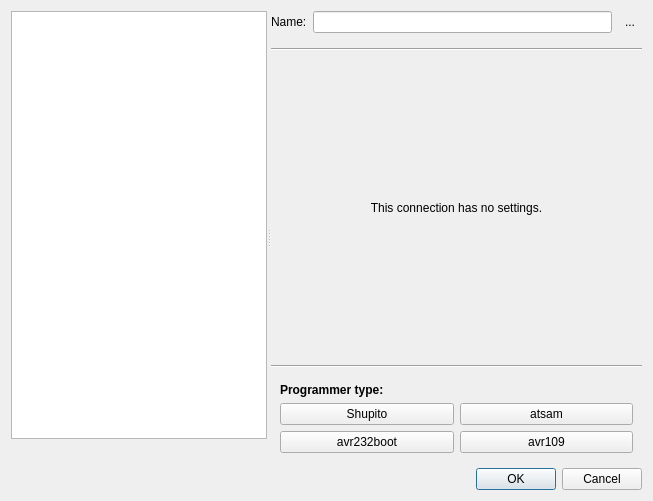
<?xml version="1.0" encoding="UTF-8"?>
<ui version="4.0">
 <class>ChooseConnectionDlg</class>
 <widget class="QDialog" name="ChooseConnectionDlg">
  <property name="windowModality">
   <enum>Qt::WindowModal</enum>
  </property>
  <property name="geometry">
   <rect>
    <x>0</x>
    <y>0</y>
    <width>653</width>
    <height>501</height>
   </rect>
  </property>
  <property name="windowTitle">
   <string>Choose a connection</string>
  </property>
  <property name="modal">
   <bool>true</bool>
  </property>
  <layout class="QVBoxLayout" name="verticalLayout_3" stretch="1,0">
   <item>
    <widget class="QSplitter" name="splitter">
     <property name="orientation">
      <enum>Qt::Horizontal</enum>
     </property>
     <property name="childrenCollapsible">
      <bool>false</bool>
     </property>
     <widget class="QWidget" name="widget_2" native="true">
      <property name="sizePolicy">
       <sizepolicy hsizetype="Preferred" vsizetype="Preferred">
        <horstretch>4</horstretch>
        <verstretch>0</verstretch>
       </sizepolicy>
      </property>
      <layout class="QVBoxLayout" name="verticalLayout_2">
       <property name="spacing">
        <number>0</number>
       </property>
       <property name="leftMargin">
        <number>0</number>
       </property>
       <property name="topMargin">
        <number>0</number>
       </property>
       <property name="rightMargin">
        <number>0</number>
       </property>
       <property name="bottomMargin">
        <number>0</number>
       </property>
       <item>
        <widget class="QListWidget" name="connectionsList">
         <property name="sizePolicy">
          <sizepolicy hsizetype="Minimum" vsizetype="Expanding">
           <horstretch>0</horstretch>
           <verstretch>0</verstretch>
          </sizepolicy>
         </property>
         <property name="contextMenuPolicy">
          <enum>Qt::ActionsContextMenu</enum>
         </property>
        </widget>
       </item>
       <item>
        <layout class="QHBoxLayout" name="horizontalLayout">
         <property name="spacing">
          <number>0</number>
         </property>
         <item>
          <widget class="QToolButton" name="createConnectionBtn">
           <property name="icon">
            <iconset resource="../icons.qrc">
             <normaloff>:/icons/list-add</normaloff>:/icons/list-add</iconset>
           </property>
           <property name="popupMode">
            <enum>QToolButton::InstantPopup</enum>
           </property>
           <property name="autoRaise">
            <bool>true</bool>
           </property>
           <property name="arrowType">
            <enum>Qt::NoArrow</enum>
           </property>
          </widget>
         </item>
         <item>
          <widget class="QToolButton" name="removeConnectionBtn">
           <property name="icon">
            <iconset resource="../icons.qrc">
             <normaloff>:/icons/list-remove</normaloff>:/icons/list-remove</iconset>
           </property>
           <property name="autoRaise">
            <bool>true</bool>
           </property>
          </widget>
         </item>
         <item>
          <spacer name="horizontalSpacer">
           <property name="orientation">
            <enum>Qt::Horizontal</enum>
           </property>
           <property name="sizeHint" stdset="0">
            <size>
             <width>40</width>
             <height>20</height>
            </size>
           </property>
          </spacer>
         </item>
        </layout>
       </item>
      </layout>
     </widget>
     <widget class="QWidget" name="widget_3" native="true">
      <property name="sizePolicy">
       <sizepolicy hsizetype="Preferred" vsizetype="Preferred">
        <horstretch>7</horstretch>
        <verstretch>0</verstretch>
       </sizepolicy>
      </property>
      <layout class="QVBoxLayout" name="verticalLayout">
       <item>
        <layout class="QHBoxLayout" name="horizontalLayout_6">
         <property name="bottomMargin">
          <number>9</number>
         </property>
         <item>
          <widget class="QLabel" name="label_4">
           <property name="text">
            <string>Name:</string>
           </property>
          </widget>
         </item>
         <item>
          <widget class="QLineEdit" name="connectionNameEdit"/>
         </item>
         <item>
          <widget class="QToolButton" name="persistNameButton">
           <property name="toolTip">
            <string>Store on the device</string>
           </property>
           <property name="text">
            <string>...</string>
           </property>
           <property name="icon">
            <iconset resource="../icons.qrc">
             <normaloff>:/icons/arrow-up</normaloff>:/icons/arrow-up</iconset>
           </property>
           <property name="autoRaise">
            <bool>true</bool>
           </property>
          </widget>
         </item>
        </layout>
       </item>
       <item>
        <widget class="Line" name="line">
         <property name="orientation">
          <enum>Qt::Horizontal</enum>
         </property>
        </widget>
       </item>
       <item>
        <widget class="QStackedWidget" name="settingsStack">
         <property name="sizePolicy">
          <sizepolicy hsizetype="Preferred" vsizetype="Preferred">
           <horstretch>1</horstretch>
           <verstretch>0</verstretch>
          </sizepolicy>
         </property>
         <property name="frameShape">
          <enum>QFrame::NoFrame</enum>
         </property>
         <property name="frameShadow">
          <enum>QFrame::Plain</enum>
         </property>
         <property name="currentIndex">
          <number>5</number>
         </property>
         <widget class="QWidget" name="homePage">
          <layout class="QHBoxLayout" name="horizontalLayout_2">
           <item>
            <widget class="QLabel" name="label">
             <property name="text">
              <string>Select a connection to edit its settings.</string>
             </property>
             <property name="alignment">
              <set>Qt::AlignCenter</set>
             </property>
            </widget>
           </item>
          </layout>
         </widget>
         <widget class="QWidget" name="serialPortPage">
          <layout class="QVBoxLayout" name="verticalLayout_6" stretch="0,1">
           <item>
            <layout class="QFormLayout" name="formLayout">
             <item row="0" column="0">
              <widget class="QLabel" name="label_2">
               <property name="text">
                <string>Physical device name:</string>
               </property>
              </widget>
             </item>
             <item row="0" column="1">
              <widget class="QLineEdit" name="spDeviceNameEdit"/>
             </item>
             <item row="1" column="0">
              <widget class="QLabel" name="label_3">
               <property name="text">
                <string>Speed:</string>
               </property>
              </widget>
             </item>
             <item row="1" column="1">
              <widget class="QComboBox" name="spBaudRateEdit">
               <property name="editable">
                <bool>true</bool>
               </property>
               <property name="currentIndex">
                <number>15</number>
               </property>
               <property name="duplicatesEnabled">
                <bool>true</bool>
               </property>
               <item>
                <property name="text">
                 <string>50</string>
                </property>
               </item>
               <item>
                <property name="text">
                 <string>75</string>
                </property>
               </item>
               <item>
                <property name="text">
                 <string>110</string>
                </property>
               </item>
               <item>
                <property name="text">
                 <string>134</string>
                </property>
               </item>
               <item>
                <property name="text">
                 <string>150</string>
                </property>
               </item>
               <item>
                <property name="text">
                 <string>200</string>
                </property>
               </item>
               <item>
                <property name="text">
                 <string>300</string>
                </property>
               </item>
               <item>
                <property name="text">
                 <string>600</string>
                </property>
               </item>
               <item>
                <property name="text">
                 <string>1200</string>
                </property>
               </item>
               <item>
                <property name="text">
                 <string>1800</string>
                </property>
               </item>
               <item>
                <property name="text">
                 <string>2400</string>
                </property>
               </item>
               <item>
                <property name="text">
                 <string>4800</string>
                </property>
               </item>
               <item>
                <property name="text">
                 <string>9600</string>
                </property>
               </item>
               <item>
                <property name="text">
                 <string>14400</string>
                </property>
               </item>
               <item>
                <property name="text">
                 <string>19200</string>
                </property>
               </item>
               <item>
                <property name="text">
                 <string>38400</string>
                </property>
               </item>
               <item>
                <property name="text">
                 <string>56000</string>
                </property>
               </item>
               <item>
                <property name="text">
                 <string>57600</string>
                </property>
               </item>
               <item>
                <property name="text">
                 <string>76800</string>
                </property>
               </item>
               <item>
                <property name="text">
                 <string>115200</string>
                </property>
               </item>
               <item>
                <property name="text">
                 <string>128000</string>
                </property>
               </item>
               <item>
                <property name="text">
                 <string>256000</string>
                </property>
               </item>
              </widget>
             </item>
            </layout>
           </item>
           <item>
            <spacer name="verticalSpacer_4">
             <property name="orientation">
              <enum>Qt::Vertical</enum>
             </property>
             <property name="sizeHint" stdset="0">
              <size>
               <width>20</width>
               <height>40</height>
              </size>
             </property>
            </spacer>
           </item>
          </layout>
         </widget>
         <widget class="QWidget" name="shupito23Page">
          <layout class="QFormLayout" name="formLayout_4">
           <item row="0" column="1">
            <widget class="QLabel" name="shupito23HardwareLabel">
             <property name="text">
              <string>TextLabel</string>
             </property>
            </widget>
           </item>
           <item row="1" column="1">
            <widget class="QWidget" name="widget_8" native="true">
             <layout class="QHBoxLayout" name="horizontalLayout_8">
              <property name="leftMargin">
               <number>0</number>
              </property>
              <property name="topMargin">
               <number>0</number>
              </property>
              <property name="rightMargin">
               <number>0</number>
              </property>
              <property name="bottomMargin">
               <number>0</number>
              </property>
              <item>
               <widget class="QLabel" name="shupito23FirmwareLabel">
                <property name="text">
                 <string>TextLabel</string>
                </property>
               </widget>
              </item>
              <item>
               <spacer name="horizontalSpacer_6">
                <property name="orientation">
                 <enum>Qt::Horizontal</enum>
                </property>
                <property name="sizeHint" stdset="0">
                 <size>
                  <width>40</width>
                  <height>20</height>
                 </size>
                </property>
               </spacer>
              </item>
              <item>
               <widget class="QLabel" name="label_15">
                <property name="text">
                 <string>&lt;html&gt;&lt;head/&gt;&lt;body&gt;&lt;p&gt;&lt;a href=&quot;https://technika.junior.cz/trac/wiki/shupito#shupito23_firmware&quot;&gt;Check for updates&lt;/a&gt;&lt;/p&gt;&lt;/body&gt;&lt;/html&gt;</string>
                </property>
                <property name="textFormat">
                 <enum>Qt::RichText</enum>
                </property>
                <property name="openExternalLinks">
                 <bool>true</bool>
                </property>
               </widget>
              </item>
             </layout>
            </widget>
           </item>
           <item row="0" column="0">
            <widget class="QLabel" name="label_14">
             <property name="text">
              <string>Hardware:</string>
             </property>
            </widget>
           </item>
           <item row="1" column="0">
            <widget class="QLabel" name="label_13">
             <property name="text">
              <string>Firmware:</string>
             </property>
            </widget>
           </item>
          </layout>
         </widget>
         <widget class="QWidget" name="usbAcmConnPage">
          <layout class="QVBoxLayout" name="verticalLayout_5">
           <item>
            <widget class="QWidget" name="widget_6" native="true">
             <property name="sizePolicy">
              <sizepolicy hsizetype="Preferred" vsizetype="Maximum">
               <horstretch>0</horstretch>
               <verstretch>0</verstretch>
              </sizepolicy>
             </property>
             <layout class="QFormLayout" name="formLayout_3">
              <property name="fieldGrowthPolicy">
               <enum>QFormLayout::AllNonFixedFieldsGrow</enum>
              </property>
              <property name="leftMargin">
               <number>0</number>
              </property>
              <property name="topMargin">
               <number>0</number>
              </property>
              <property name="rightMargin">
               <number>0</number>
              </property>
              <property name="bottomMargin">
               <number>0</number>
              </property>
              <item row="0" column="0">
               <widget class="QLabel" name="label_7">
                <property name="text">
                 <string>VID:</string>
                </property>
                <property name="buddy">
                 <cstring>usbVidEdit</cstring>
                </property>
               </widget>
              </item>
              <item row="1" column="0">
               <widget class="QLabel" name="label_9">
                <property name="text">
                 <string>PID:</string>
                </property>
                <property name="buddy">
                 <cstring>usbPidEdit</cstring>
                </property>
               </widget>
              </item>
              <item row="2" column="0">
               <widget class="QLabel" name="label_8">
                <property name="text">
                 <string>S/N:</string>
                </property>
                <property name="buddy">
                 <cstring>usbAcmSnEdit</cstring>
                </property>
               </widget>
              </item>
              <item row="2" column="1">
               <widget class="QLineEdit" name="usbAcmSnEdit"/>
              </item>
              <item row="3" column="0">
               <widget class="QLabel" name="label_11">
                <property name="text">
                 <string>Interface:</string>
                </property>
               </widget>
              </item>
              <item row="3" column="1">
               <widget class="QLineEdit" name="usbIntfNameEdit"/>
              </item>
              <item row="0" column="1">
               <widget class="QWidget" name="widget" native="true">
                <layout class="QHBoxLayout" name="horizontalLayout_4">
                 <property name="leftMargin">
                  <number>0</number>
                 </property>
                 <property name="topMargin">
                  <number>0</number>
                 </property>
                 <property name="rightMargin">
                  <number>0</number>
                 </property>
                 <property name="bottomMargin">
                  <number>0</number>
                 </property>
                 <item>
                  <widget class="QLineEdit" name="usbVidEdit">
                   <property name="sizePolicy">
                    <sizepolicy hsizetype="Preferred" vsizetype="Fixed">
                     <horstretch>0</horstretch>
                     <verstretch>0</verstretch>
                    </sizepolicy>
                   </property>
                   <property name="inputMask">
                    <string notr="true">HHHH</string>
                   </property>
                  </widget>
                 </item>
                 <item>
                  <spacer name="horizontalSpacer_2">
                   <property name="orientation">
                    <enum>Qt::Horizontal</enum>
                   </property>
                   <property name="sizeHint" stdset="0">
                    <size>
                     <width>40</width>
                     <height>20</height>
                    </size>
                   </property>
                  </spacer>
                 </item>
                </layout>
               </widget>
              </item>
              <item row="1" column="1">
               <widget class="QWidget" name="widget_4" native="true">
                <layout class="QHBoxLayout" name="horizontalLayout_5">
                 <property name="leftMargin">
                  <number>0</number>
                 </property>
                 <property name="topMargin">
                  <number>0</number>
                 </property>
                 <property name="rightMargin">
                  <number>0</number>
                 </property>
                 <property name="bottomMargin">
                  <number>0</number>
                 </property>
                 <item>
                  <widget class="QLineEdit" name="usbPidEdit">
                   <property name="sizePolicy">
                    <sizepolicy hsizetype="Preferred" vsizetype="Fixed">
                     <horstretch>0</horstretch>
                     <verstretch>0</verstretch>
                    </sizepolicy>
                   </property>
                   <property name="inputMask">
                    <string notr="true">HHHH</string>
                   </property>
                  </widget>
                 </item>
                 <item>
                  <spacer name="horizontalSpacer_4">
                   <property name="orientation">
                    <enum>Qt::Horizontal</enum>
                   </property>
                   <property name="sizeHint" stdset="0">
                    <size>
                     <width>40</width>
                     <height>20</height>
                    </size>
                   </property>
                  </spacer>
                 </item>
                </layout>
               </widget>
              </item>
              <item row="5" column="0">
               <widget class="QLabel" name="label_10">
                <property name="text">
                 <string>Speed:</string>
                </property>
               </widget>
              </item>
              <item row="5" column="1">
               <widget class="QWidget" name="widget_7" native="true">
                <layout class="QHBoxLayout" name="horizontalLayout_7">
                 <property name="leftMargin">
                  <number>0</number>
                 </property>
                 <property name="topMargin">
                  <number>0</number>
                 </property>
                 <property name="rightMargin">
                  <number>0</number>
                 </property>
                 <property name="bottomMargin">
                  <number>0</number>
                 </property>
                 <item>
                  <widget class="QComboBox" name="usbBaudRateEdit">
                   <property name="sizePolicy">
                    <sizepolicy hsizetype="Preferred" vsizetype="Fixed">
                     <horstretch>0</horstretch>
                     <verstretch>0</verstretch>
                    </sizepolicy>
                   </property>
                   <property name="editable">
                    <bool>true</bool>
                   </property>
                   <property name="currentIndex">
                    <number>17</number>
                   </property>
                   <item>
                    <property name="text">
                     <string>50</string>
                    </property>
                   </item>
                   <item>
                    <property name="text">
                     <string>75</string>
                    </property>
                   </item>
                   <item>
                    <property name="text">
                     <string>110</string>
                    </property>
                   </item>
                   <item>
                    <property name="text">
                     <string>134</string>
                    </property>
                   </item>
                   <item>
                    <property name="text">
                     <string>150</string>
                    </property>
                   </item>
                   <item>
                    <property name="text">
                     <string>300</string>
                    </property>
                   </item>
                   <item>
                    <property name="text">
                     <string>600</string>
                    </property>
                   </item>
                   <item>
                    <property name="text">
                     <string>1200</string>
                    </property>
                   </item>
                   <item>
                    <property name="text">
                     <string>1800</string>
                    </property>
                   </item>
                   <item>
                    <property name="text">
                     <string>2400</string>
                    </property>
                   </item>
                   <item>
                    <property name="text">
                     <string>4800</string>
                    </property>
                   </item>
                   <item>
                    <property name="text">
                     <string>7200</string>
                    </property>
                   </item>
                   <item>
                    <property name="text">
                     <string>9600</string>
                    </property>
                   </item>
                   <item>
                    <property name="text">
                     <string>14400</string>
                    </property>
                   </item>
                   <item>
                    <property name="text">
                     <string>19200</string>
                    </property>
                   </item>
                   <item>
                    <property name="text">
                     <string>38400</string>
                    </property>
                   </item>
                   <item>
                    <property name="text">
                     <string>57600</string>
                    </property>
                   </item>
                   <item>
                    <property name="text">
                     <string>115200</string>
                    </property>
                   </item>
                   <item>
                    <property name="text">
                     <string>128000</string>
                    </property>
                   </item>
                   <item>
                    <property name="text">
                     <string>230400</string>
                    </property>
                   </item>
                   <item>
                    <property name="text">
                     <string>250000</string>
                    </property>
                   </item>
                   <item>
                    <property name="text">
                     <string>256000</string>
                    </property>
                   </item>
                   <item>
                    <property name="text">
                     <string>460800</string>
                    </property>
                   </item>
                   <item>
                    <property name="text">
                     <string>500000</string>
                    </property>
                   </item>
                   <item>
                    <property name="text">
                     <string>512000</string>
                    </property>
                   </item>
                   <item>
                    <property name="text">
                     <string>921600</string>
                    </property>
                   </item>
                   <item>
                    <property name="text">
                     <string>1000000</string>
                    </property>
                   </item>
                   <item>
                    <property name="text">
                     <string>1024000</string>
                    </property>
                   </item>
                   <item>
                    <property name="text">
                     <string>1250000</string>
                    </property>
                   </item>
                   <item>
                    <property name="text">
                     <string>1500000</string>
                    </property>
                   </item>
                   <item>
                    <property name="text">
                     <string>1750000</string>
                    </property>
                   </item>
                   <item>
                    <property name="text">
                     <string>1843200</string>
                    </property>
                   </item>
                   <item>
                    <property name="text">
                     <string>2000000</string>
                    </property>
                   </item>
                   <item>
                    <property name="text">
                     <string>2048000</string>
                    </property>
                   </item>
                   <item>
                    <property name="text">
                     <string>2250000</string>
                    </property>
                   </item>
                   <item>
                    <property name="text">
                     <string>2500000</string>
                    </property>
                   </item>
                   <item>
                    <property name="text">
                     <string>2750000</string>
                    </property>
                   </item>
                   <item>
                    <property name="text">
                     <string>3000000</string>
                    </property>
                   </item>
                   <item>
                    <property name="text">
                     <string>3250000</string>
                    </property>
                   </item>
                   <item>
                    <property name="text">
                     <string>3500000</string>
                    </property>
                   </item>
                   <item>
                    <property name="text">
                     <string>3686400</string>
                    </property>
                   </item>
                   <item>
                    <property name="text">
                     <string>3750000</string>
                    </property>
                   </item>
                   <item>
                    <property name="text">
                     <string>4000000</string>
                    </property>
                   </item>
                  </widget>
                 </item>
                 <item>
                  <spacer name="horizontalSpacer_5">
                   <property name="orientation">
                    <enum>Qt::Horizontal</enum>
                   </property>
                   <property name="sizeHint" stdset="0">
                    <size>
                     <width>40</width>
                     <height>20</height>
                    </size>
                   </property>
                  </spacer>
                 </item>
                </layout>
               </widget>
              </item>
              <item row="4" column="0">
               <spacer name="verticalSpacer_3">
                <property name="orientation">
                 <enum>Qt::Vertical</enum>
                </property>
                <property name="sizeType">
                 <enum>QSizePolicy::Preferred</enum>
                </property>
                <property name="sizeHint" stdset="0">
                 <size>
                  <width>20</width>
                  <height>40</height>
                 </size>
                </property>
               </spacer>
              </item>
              <item row="6" column="0">
               <widget class="QLabel" name="label_16">
                <property name="text">
                 <string>Stop bits:</string>
                </property>
               </widget>
              </item>
              <item row="6" column="1">
               <widget class="QWidget" name="widget_5" native="true">
                <layout class="QHBoxLayout" name="horizontalLayout_9">
                 <property name="leftMargin">
                  <number>0</number>
                 </property>
                 <property name="topMargin">
                  <number>0</number>
                 </property>
                 <property name="rightMargin">
                  <number>0</number>
                 </property>
                 <property name="bottomMargin">
                  <number>0</number>
                 </property>
                 <item>
                  <widget class="QComboBox" name="usbStopBitsCombo">
                   <property name="sizePolicy">
                    <sizepolicy hsizetype="Preferred" vsizetype="Fixed">
                     <horstretch>0</horstretch>
                     <verstretch>0</verstretch>
                    </sizepolicy>
                   </property>
                   <property name="currentIndex">
                    <number>0</number>
                   </property>
                   <item>
                    <property name="text">
                     <string>1</string>
                    </property>
                   </item>
                   <item>
                    <property name="text">
                     <string>1.5</string>
                    </property>
                   </item>
                   <item>
                    <property name="text">
                     <string>2</string>
                    </property>
                   </item>
                  </widget>
                 </item>
                 <item>
                  <spacer name="horizontalSpacer_7">
                   <property name="orientation">
                    <enum>Qt::Horizontal</enum>
                   </property>
                   <property name="sizeHint" stdset="0">
                    <size>
                     <width>510</width>
                     <height>17</height>
                    </size>
                   </property>
                  </spacer>
                 </item>
                </layout>
               </widget>
              </item>
              <item row="7" column="0">
               <widget class="QLabel" name="label_17">
                <property name="text">
                 <string>Parity:</string>
                </property>
               </widget>
              </item>
              <item row="7" column="1">
               <widget class="QWidget" name="widget_9" native="true">
                <layout class="QHBoxLayout" name="horizontalLayout_10">
                 <property name="leftMargin">
                  <number>0</number>
                 </property>
                 <property name="topMargin">
                  <number>0</number>
                 </property>
                 <property name="rightMargin">
                  <number>0</number>
                 </property>
                 <property name="bottomMargin">
                  <number>0</number>
                 </property>
                 <item>
                  <widget class="QComboBox" name="usbParityCombo">
                   <property name="sizePolicy">
                    <sizepolicy hsizetype="Preferred" vsizetype="Fixed">
                     <horstretch>0</horstretch>
                     <verstretch>0</verstretch>
                    </sizepolicy>
                   </property>
                   <property name="currentIndex">
                    <number>0</number>
                   </property>
                   <item>
                    <property name="text">
                     <string>None</string>
                    </property>
                   </item>
                   <item>
                    <property name="text">
                     <string>Odd</string>
                    </property>
                   </item>
                   <item>
                    <property name="text">
                     <string>Even</string>
                    </property>
                   </item>
                  </widget>
                 </item>
                 <item>
                  <spacer name="horizontalSpacer_8">
                   <property name="orientation">
                    <enum>Qt::Horizontal</enum>
                   </property>
                   <property name="sizeHint" stdset="0">
                    <size>
                     <width>536</width>
                     <height>17</height>
                    </size>
                   </property>
                  </spacer>
                 </item>
                </layout>
               </widget>
              </item>
              <item row="8" column="0">
               <widget class="QLabel" name="label_18">
                <property name="text">
                 <string>Data bits:</string>
                </property>
               </widget>
              </item>
              <item row="8" column="1">
               <widget class="QWidget" name="widget_10" native="true">
                <layout class="QHBoxLayout" name="horizontalLayout_11">
                 <property name="leftMargin">
                  <number>0</number>
                 </property>
                 <property name="topMargin">
                  <number>0</number>
                 </property>
                 <property name="rightMargin">
                  <number>0</number>
                 </property>
                 <property name="bottomMargin">
                  <number>0</number>
                 </property>
                 <item>
                  <widget class="QComboBox" name="usbDataBitsCombo">
                   <property name="sizePolicy">
                    <sizepolicy hsizetype="Preferred" vsizetype="Fixed">
                     <horstretch>0</horstretch>
                     <verstretch>0</verstretch>
                    </sizepolicy>
                   </property>
                   <property name="currentIndex">
                    <number>3</number>
                   </property>
                   <item>
                    <property name="text">
                     <string>5</string>
                    </property>
                   </item>
                   <item>
                    <property name="text">
                     <string>6</string>
                    </property>
                   </item>
                   <item>
                    <property name="text">
                     <string>7</string>
                    </property>
                   </item>
                   <item>
                    <property name="text">
                     <string>8</string>
                    </property>
                   </item>
                  </widget>
                 </item>
                 <item>
                  <spacer name="horizontalSpacer_9">
                   <property name="orientation">
                    <enum>Qt::Horizontal</enum>
                   </property>
                   <property name="sizeHint" stdset="0">
                    <size>
                     <width>536</width>
                     <height>17</height>
                    </size>
                   </property>
                  </spacer>
                 </item>
                </layout>
               </widget>
              </item>
             </layout>
            </widget>
           </item>
           <item>
            <spacer name="verticalSpacer_2">
             <property name="orientation">
              <enum>Qt::Vertical</enum>
             </property>
             <property name="sizeHint" stdset="0">
              <size>
               <width>20</width>
               <height>40</height>
              </size>
             </property>
            </spacer>
           </item>
          </layout>
         </widget>
         <widget class="QWidget" name="tcpClientPage">
          <layout class="QVBoxLayout" name="verticalLayout_4">
           <property name="leftMargin">
            <number>0</number>
           </property>
           <property name="topMargin">
            <number>9</number>
           </property>
           <property name="rightMargin">
            <number>0</number>
           </property>
           <property name="bottomMargin">
            <number>0</number>
           </property>
           <item>
            <layout class="QHBoxLayout" name="horizontalLayout_3" stretch="0,4,0,0,1">
             <property name="spacing">
              <number>6</number>
             </property>
             <item>
              <widget class="QLabel" name="label_5">
               <property name="text">
                <string>Host:</string>
               </property>
              </widget>
             </item>
             <item>
              <widget class="QLineEdit" name="tcHostEdit"/>
             </item>
             <item>
              <spacer name="horizontalSpacer_3">
               <property name="orientation">
                <enum>Qt::Horizontal</enum>
               </property>
               <property name="sizeHint" stdset="0">
                <size>
                 <width>40</width>
                 <height>20</height>
                </size>
               </property>
              </spacer>
             </item>
             <item>
              <widget class="QLabel" name="label_6">
               <property name="text">
                <string>Port:</string>
               </property>
              </widget>
             </item>
             <item>
              <widget class="QSpinBox" name="tcPortEdit">
               <property name="maximum">
                <number>65535</number>
               </property>
               <property name="value">
                <number>80</number>
               </property>
              </widget>
             </item>
            </layout>
           </item>
           <item>
            <spacer name="verticalSpacer">
             <property name="orientation">
              <enum>Qt::Vertical</enum>
             </property>
             <property name="sizeHint" stdset="0">
              <size>
               <width>20</width>
               <height>332</height>
              </size>
             </property>
            </spacer>
           </item>
          </layout>
         </widget>
         <widget class="QWidget" name="noSettingsPage">
          <layout class="QVBoxLayout" name="verticalLayout_8">
           <item>
            <widget class="QLabel" name="label_19">
             <property name="text">
              <string>This connection has no settings.</string>
             </property>
             <property name="alignment">
              <set>Qt::AlignCenter</set>
             </property>
            </widget>
           </item>
          </layout>
         </widget>
        </widget>
       </item>
       <item>
        <widget class="Line" name="line_2">
         <property name="orientation">
          <enum>Qt::Horizontal</enum>
         </property>
        </widget>
       </item>
       <item>
        <widget class="QWidget" name="programmerSelection" native="true">
         <layout class="QVBoxLayout" name="verticalLayout_7">
          <item>
           <widget class="QLabel" name="label_12">
            <property name="sizePolicy">
             <sizepolicy hsizetype="Fixed" vsizetype="Expanding">
              <horstretch>0</horstretch>
              <verstretch>0</verstretch>
             </sizepolicy>
            </property>
            <property name="text">
             <string>&lt;!DOCTYPE HTML PUBLIC &quot;-//W3C//DTD HTML 4.0//EN&quot; &quot;http://www.w3.org/TR/REC-html40/strict.dtd&quot;&gt;
&lt;html&gt;&lt;head&gt;&lt;meta name=&quot;qrichtext&quot; content=&quot;1&quot; /&gt;&lt;style type=&quot;text/css&quot;&gt;
p, li { white-space: pre-wrap; }
&lt;/style&gt;&lt;/head&gt;&lt;body style=&quot; font-family:'DejaVu Sans'; font-size:9pt; font-weight:400; font-style:normal;&quot;&gt;
&lt;p style=&quot; margin-top:0px; margin-bottom:0px; margin-left:0px; margin-right:0px; -qt-block-indent:0; text-indent:0px;&quot;&gt;&lt;span style=&quot; font-weight:600;&quot;&gt;Programmer type:&lt;/span&gt;&lt;/p&gt;&lt;/body&gt;&lt;/html&gt;</string>
            </property>
            <property name="alignment">
             <set>Qt::AlignLeading|Qt::AlignLeft|Qt::AlignVCenter</set>
            </property>
           </widget>
          </item>
          <item>
           <layout class="QGridLayout" name="gridLayout">
            <item row="0" column="0">
             <widget class="QPushButton" name="progShupito">
              <property name="sizePolicy">
               <sizepolicy hsizetype="Preferred" vsizetype="Fixed">
                <horstretch>0</horstretch>
                <verstretch>0</verstretch>
               </sizepolicy>
              </property>
              <property name="text">
               <string>Shupito</string>
              </property>
              <property name="icon">
               <iconset resource="../icons.qrc">
                <normaloff>:/icons/symbol_triangle</normaloff>:/icons/symbol_triangle</iconset>
              </property>
              <property name="iconSize">
               <size>
                <width>32</width>
                <height>32</height>
               </size>
              </property>
              <property name="checkable">
               <bool>true</bool>
              </property>
             </widget>
            </item>
            <item row="0" column="2">
             <widget class="QPushButton" name="progAtsam">
              <property name="sizePolicy">
               <sizepolicy hsizetype="Preferred" vsizetype="Fixed">
                <horstretch>0</horstretch>
                <verstretch>0</verstretch>
               </sizepolicy>
              </property>
              <property name="text">
               <string>atsam</string>
              </property>
              <property name="icon">
               <iconset resource="../icons.qrc">
                <normaloff>:/icons/symbol_cross</normaloff>:/icons/symbol_cross</iconset>
              </property>
              <property name="iconSize">
               <size>
                <width>32</width>
                <height>32</height>
               </size>
              </property>
              <property name="checkable">
               <bool>true</bool>
              </property>
             </widget>
            </item>
            <item row="1" column="0">
             <widget class="QPushButton" name="progAVR232">
              <property name="sizePolicy">
               <sizepolicy hsizetype="Preferred" vsizetype="Fixed">
                <horstretch>0</horstretch>
                <verstretch>0</verstretch>
               </sizepolicy>
              </property>
              <property name="text">
               <string>avr232boot</string>
              </property>
              <property name="icon">
               <iconset resource="../icons.qrc">
                <normaloff>:/icons/symbol_star</normaloff>:/icons/symbol_star</iconset>
              </property>
              <property name="iconSize">
               <size>
                <width>32</width>
                <height>32</height>
               </size>
              </property>
              <property name="checkable">
               <bool>true</bool>
              </property>
             </widget>
            </item>
            <item row="1" column="2">
             <widget class="QPushButton" name="progAVR109">
              <property name="sizePolicy">
               <sizepolicy hsizetype="Preferred" vsizetype="Fixed">
                <horstretch>0</horstretch>
                <verstretch>0</verstretch>
               </sizepolicy>
              </property>
              <property name="text">
               <string>avr109</string>
              </property>
              <property name="icon">
               <iconset resource="../icons.qrc">
                <normaloff>:/icons/symbol_moon</normaloff>:/icons/symbol_moon</iconset>
              </property>
              <property name="iconSize">
               <size>
                <width>32</width>
                <height>32</height>
               </size>
              </property>
              <property name="checkable">
               <bool>true</bool>
              </property>
             </widget>
            </item>
           </layout>
          </item>
         </layout>
        </widget>
       </item>
      </layout>
     </widget>
    </widget>
   </item>
   <item>
    <layout class="QHBoxLayout" name="buttonBox">
     <item>
      <widget class="QDialogButtonBox" name="confirmBox">
       <property name="standardButtons">
        <set>QDialogButtonBox::Cancel|QDialogButtonBox::Ok</set>
       </property>
      </widget>
     </item>
    </layout>
   </item>
  </layout>
  <action name="actionCreateSerialPort">
   <property name="text">
    <string>Add serial port</string>
   </property>
  </action>
  <action name="actionRemoveConnection">
   <property name="icon">
    <iconset resource="../icons.qrc">
     <normaloff>:/icons/list-remove</normaloff>:/icons/list-remove</iconset>
   </property>
   <property name="text">
    <string>Remove connection</string>
   </property>
   <property name="autoRepeat">
    <bool>false</bool>
   </property>
  </action>
  <action name="actionCreateTcpClient">
   <property name="text">
    <string>Add TCP client</string>
   </property>
  </action>
  <action name="actionConnect">
   <property name="text">
    <string>Connect</string>
   </property>
  </action>
  <action name="actionDisconnect">
   <property name="text">
    <string>Disconnect</string>
   </property>
  </action>
  <action name="actionCreateUsbAcmConn">
   <property name="text">
    <string>Add USB connection</string>
   </property>
  </action>
  <action name="actionClone">
   <property name="text">
    <string>Clone</string>
   </property>
  </action>
 </widget>
 <resources>
  <include location="../icons.qrc"/>
 </resources>
 <connections>
  <connection>
   <sender>confirmBox</sender>
   <signal>accepted()</signal>
   <receiver>ChooseConnectionDlg</receiver>
   <slot>accept()</slot>
   <hints>
    <hint type="sourcelabel">
     <x>536</x>
     <y>660</y>
    </hint>
    <hint type="destinationlabel">
     <x>351</x>
     <y>241</y>
    </hint>
   </hints>
  </connection>
  <connection>
   <sender>confirmBox</sender>
   <signal>rejected()</signal>
   <receiver>ChooseConnectionDlg</receiver>
   <slot>reject()</slot>
   <hints>
    <hint type="sourcelabel">
     <x>536</x>
     <y>660</y>
    </hint>
    <hint type="destinationlabel">
     <x>351</x>
     <y>241</y>
    </hint>
   </hints>
  </connection>
 </connections>
</ui>
